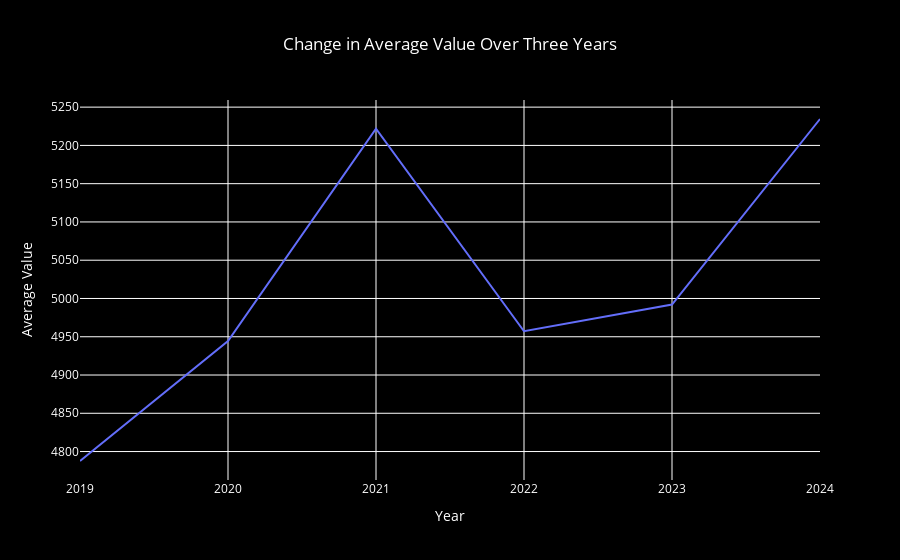

Notebook code for this chart:
### Code cell
# Import necessary libraries
import pandas as pd
import plotly.express as px

# Convert 'Date' column to datetime format if not already done
sdset['Date'] = pd.to_datetime(sdset['Date'], format='%d-%m-%Y')

# Extract the year from the Date
sdset['Year'] = sdset['Date'].dt.year

# Group by 'Year' and calculate the average 'Value' for that year
average_value_per_year = sdset.groupby('Year').agg({'Value': 'mean'}).reset_index()

# Create a line chart
fig = px.line(average_value_per_year, 
              x='Year', 
              y='Value', 
              title='Change in Average Value Over Three Years',
              labels={'Value': 'Average Value', 'Year': 'Year'},
              line_shape='linear')  # Set the line shape

# Update layout for better visibility
fig.update_layout(
    plot_bgcolor='black',  # Set plot background to black
    paper_bgcolor='black',  # Set outer chart background to black
    font_color='white',     # Set font color to white for readability
    title_x=0.5            # Center the title
)

# Display the line chart
fig.show()

### Figure 1 — Plotly figure (JSON) as saved in the notebook; plotly's stock layout.template omitted (floating-point values rounded to 4 significant figures)
{"data": [{"hovertemplate": "Year=%{x}<br>Average Value=%{y}<extra></extra>", "legendgroup": "", "line": {"color": "#636efa", "dash": "solid", "shape": "linear"}, "marker": {"symbol": "circle"}, "mode": "lines", "name": "", "orientation": "v", "showlegend": false, "type": "scatter", "x": [2019, 2020, 2021, 2022, 2023, 2024], "xaxis": "x", "y": [4788.0, 4944.0, 5222.0, 4957.0, 4992.0, 5235.0], "yaxis": "y"}], "layout": {"autosize": true, "font": {"color": "white"}, "legend": {"tracegroupgap": 0}, "paper_bgcolor": "black", "plot_bgcolor": "black", "title": {"text": "Change in Average Value Over Three Years", "x": 0.5}, "xaxis": {"anchor": "y", "autorange": true, "domain": [0, 1], "range": [2019, 2024], "title": {"text": "Year"}, "type": "linear"}, "yaxis": {"anchor": "x", "autorange": true, "domain": [0, 1], "range": [4763.0, 5259.0], "title": {"text": "Average Value"}, "type": "linear"}}}
